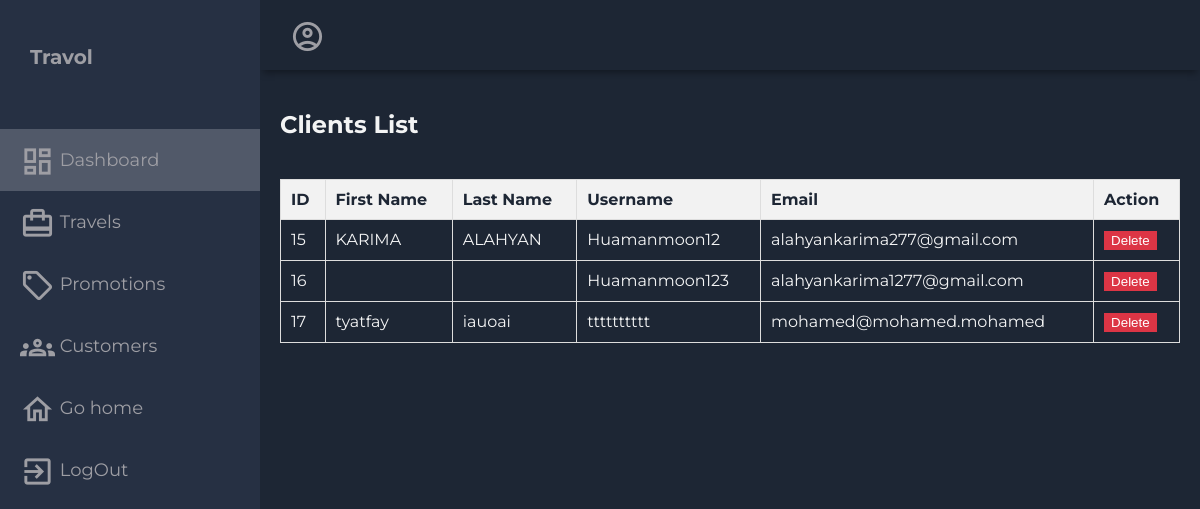
The page /clients/ on the database as committed earlier.
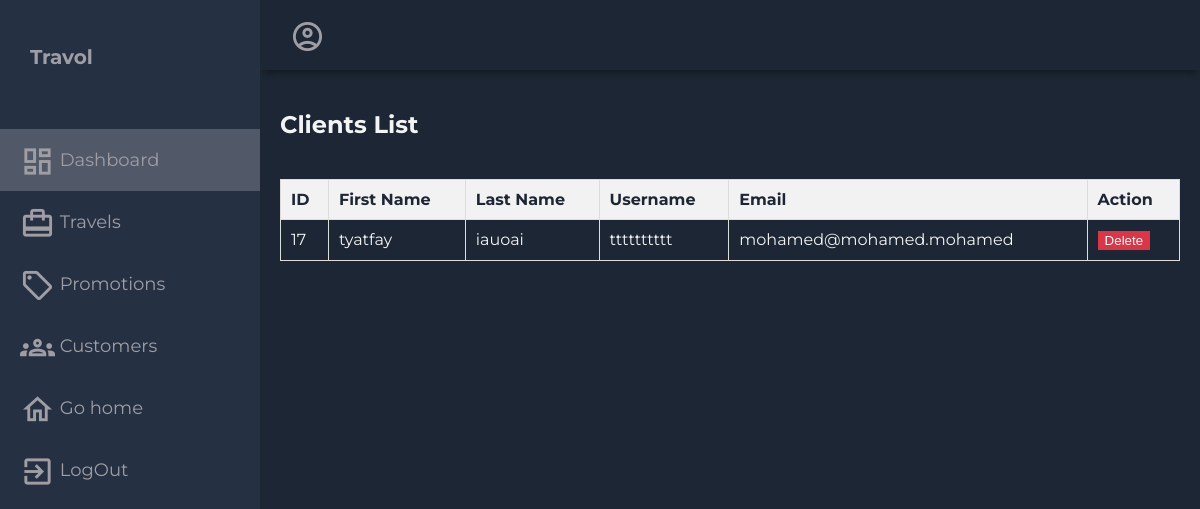
The same page on the database as committed later.
### myfirstapp/models.py (models this page shows, shortened)
class CustomUser(AbstractUser):
    email = models.EmailField(unique=True)
    password = models.CharField(max_length=128)  # Use a more secure method for storing passwords
    birth_date = models.DateField(null=True, blank=True)
    first_name = models.CharField(max_length=30)
    last_name = models.CharField(max_length=30)
    groups = models.ManyToManyField(
        "auth.Group",
        related_name="customuser_set",
        blank=True,
        help_text="The groups this user belongs to. A user will get all permissions granted to each of their groups.",
        verbose_name="groups",
    )
    user_permissions = models.ManyToManyField(
        "auth.Permission",
        related_name="customuser_set",
        blank=True,
        help_text="Specific permissions for this user.",
        verbose_name="user permissions",
    )

### myfirstapp/views.py (the view)
# urls.py: path('clients/', client_list, name='client_list'),
def client_list(request):
    users = get_user_model().objects.filter(is_superuser=False)
    username = request.user.username
    context = {
        'username': username,
        'user_list': users,
    }
    return render(request, 'myfirstapp/Clients.html', context)

### myfirstapp/templates/myfirstapp/Clients.html (shortened to what this page needs)
{% load static %}
<!DOCTYPE html>
<html lang="en">
<head>
  <link rel="stylesheet" href="{% static 'css/dashboard.css' %}">
</head>
<body>
  <div class="grid-container">
    <header class="header">
      <div class="header-right">
        <span class="material-icons-outlined">account_circle</span>
      </div>
    </header>
    <aside id="sidebar">
      <div class="sidebar-title">
        <div class="sidebar-brand">
          Travol
        </div>
      </div>
      <ul class="sidebar-list">
        <li class="sidebar-list-item" id="aa">
          <a href="{% url 'administrator_dashboard' %}">
            <span class="material-icons-outlined">dashboard</span> Dashboard
          </a>
        </li>
        <li class="sidebar-list-item">
          <a href="{% url 'list_travels'%}">
            <span class="material-icons-outlined">card_travel</span> Travels
          </a>
        </li>
        <li class="sidebar-list-item">
          <a href="{% url 'add_promotion' %}">
            <span class="material-icons-outlined">local_offer</span> Promotions
          </a>
        </li>
        <li class="sidebar-list-item">
          <a href="{% url 'client_list' %}">
            <span class="material-icons-outlined">groups</span> Customers
          </a>
        </li>
        <li class="sidebar-list-item">
          <a href="{% url 'home_page' %}">
            <span class="material-icons-outlined">home</span> Go home
          </a>
        </li>
        <li class="sidebar-list-item">
          <a href="{% url 'logout_view' %}">
            <span class="material-icons-outlined">exit_to_app</span> LogOut
          </a>
        </li>
      </ul>
    </aside>
    {% block content %}
    <div class="main-container">
      <div class="main-title">
        <h2>Clients List</h2>
      </div>
      <div class="customer-list">
        <table class="table">
          <thead>
            <tr>
              <th>ID</th>
              <th>First Name</th>
              <th>Last Name</th>
              <th>Username</th>
              <th>Email</th>
              <th>Action</th>
            </tr>
          </thead>
          <tbody>
            {% for user in user_list %}
            <tr>
              <td>{{ user.id }}</td>
              <td>{{ user.first_name }}</td>
              <td>{{ user.last_name }}</td>
              <td>{{ user.username }}</td>
              <td>{{ user.email }}</td>
              <td>
                <form action="{% url 'delete_client' user.id %}" method="POST">
                  <button type="submit" class="btn btn-danger">Delete</button>
              </td>
            </tr>
            {% endfor %}
          </tbody>
        </table>
      </div>
    </div>
    {% endblock %}
  </div>
</body>
</html>

### static/css/dashboard.css (style rules this page uses)
body { margin: 0; padding: 0; background-color: #1d2634; color: #9e9ea4; font-family: 'Montserrat', sans-serif; }
.material-icons-outlined { vertical-align: middle; line-height: 1px; font-size: 35px; }
.grid-container { display: grid; grid-template-columns: 260px 1fr 1fr 1fr; grid-template-rows: 0.2fr 3fr; grid-template-areas: 'sidebar header header header' 'sidebar main main main'; height: 100vh; }
.header { grid-area: header; height: 70px; display: flex; align-items: center; justify-content: space-between; padding: 0 30px 0 30px; box-shadow: 0 6px 7px -3px rgba(0, 0, 0, 0.35); }
#sidebar { grid-area: sidebar; height: 100%; background-color: #263043; overflow-y: auto; transition: all 0.5s; -webkit-transition: all 0.5s; }
.sidebar-title { display: flex; justify-content: space-between; align-items: center; padding: 30px 30px 30px 30px; margin-bottom: 30px; }
.sidebar-brand { margin-top: 15px; font-size: 20px; font-weight: 700; }
.sidebar-list { padding: 0; margin-top: 15px; list-style-type: none; }
.sidebar-list-item { padding: 20px 20px 20px 20px; font-size: 18px; }
#aa { background-color: rgba(255, 255, 255, 0.2); }
.sidebar-list-item>a { text-decoration: none; color: #9e9ea4; }
.main-container { grid-area: main; overflow-y: auto; padding: 20px 20px; color: rgba(255, 255, 255, 0.95); }
.main-title { display: flex; justify-content: space-between; }

### myfirstapp/templates/myfirstapp/Clients.html (style rules this page uses)
.customer-list { margin-top: 20px; }
.table { width: 100%; border-collapse: collapse; }
th, td { padding: 10px; border: 1px solid #ddd; text-align: left; }
th { background-color: #f2f2f2; color: #1d2634; }
.btn-danger { background-color: #dc3545; color: #fff; border: 1px solid #dc3545; }

Rows that differ between the two databases and show on the page:
removed CustomUser: id "15", first_name "KARIMA", last_name "ALAHYAN", username "Huamanmoon12", email "alahyankarima277@gmail.com"
removed CustomUser: id "16", username "Huamanmoon123", email "alahyankarima1277@gmail.com"
